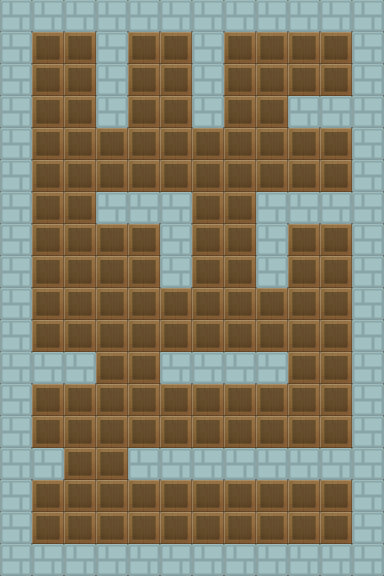

This is a level from a 2D game, rendered from its Tiled map with the project's own tilesets. A one-line summary and the map file follow, with tile-layer data summarised:
An orthogonal 12x18 tile map with 32x32 px tiles, 2 tile layers (fundo, colisao), 2 tilesets and 15 objects.

<map version="1.2" tiledversion="1.2.4" orientation="orthogonal" renderorder="right-down" width="12" height="18" tilewidth="32" tileheight="32" infinite="0" nextlayerid="4" nextobjectid="16">
 <tileset firstgid="1" name="blocos" tilewidth="32" tileheight="32" tilecount="8" columns="2">
  <image source="../images/blocos.png" width="64" height="128" />
 </tileset>
 <tileset firstgid="9" name="blockx64" tilewidth="32" tileheight="32" tilecount="36" columns="6">
  <image source="../images/blockx64.png" width="192" height="192" />
 </tileset>
 <layer id="1" name="fundo" width="12" height="18" locked="1">
  <data>[216 cells, 216 non-empty, 1 distinct tile ids]</data>
 </layer>
 <layer id="2" name="colisao" width="12" height="18" locked="1">
  <data>[216 cells, 88 non-empty, 1 distinct tile ids]</data>
 </layer>
 <objectgroup id="3" name="colisao" locked="1">
  <object id="1" x="2" y="1" width="348" height="30" />
  <object id="2" x="97" y="32" width="30" height="96" />
  <object id="3" x="96" y="191" width="95" height="34" />
  <object id="4" x="160" y="225" width="30" height="61" />
  <object id="5" x="257" y="193" width="94" height="30" />
  <object id="6" x="257" y="226" width="30" height="61" />
  <object id="7" x="289" y="97" width="64" height="30" />
  <object id="8" x="352" y="2" width="30" height="540" />
  <object id="9" x="33" y="544" width="349" height="31" />
  <object id="10" x="1" y="31" width="30" height="543" />
  <object id="11" x="33" y="448" width="30" height="32" />
  <object id="12" x="162" y="353" width="125" height="29" />
  <object id="13" x="192" y="32" width="33" height="96" />
  <object id="14" x="129" y="448" width="223" height="32" />
  <object id="15" x="33" y="353" width="61" height="29" />
 </objectgroup>
</map>
